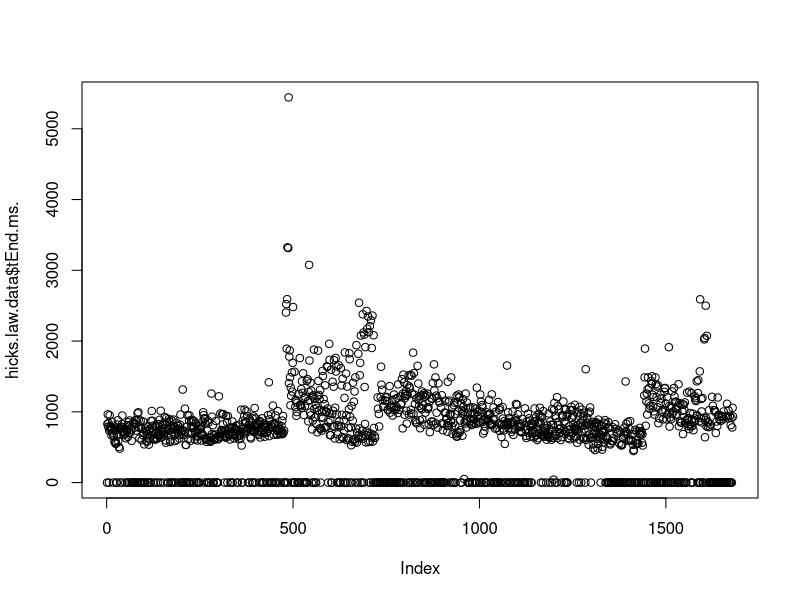
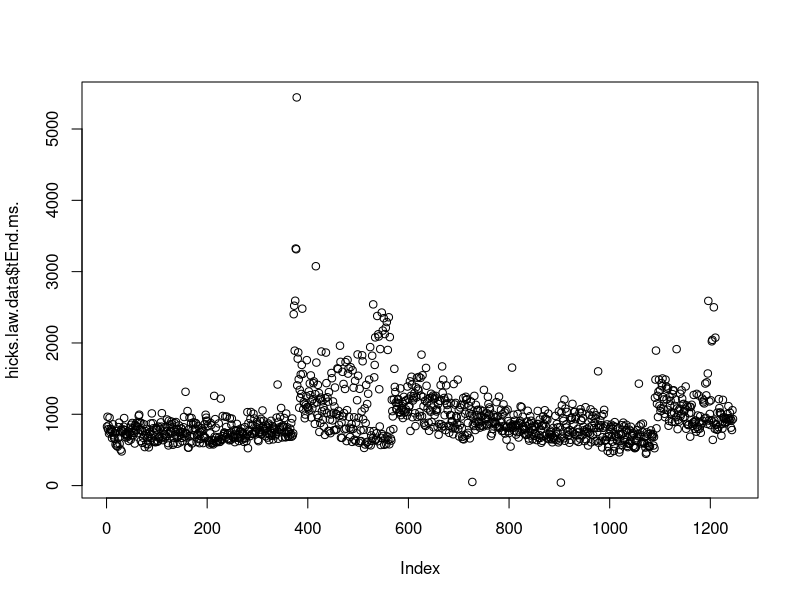
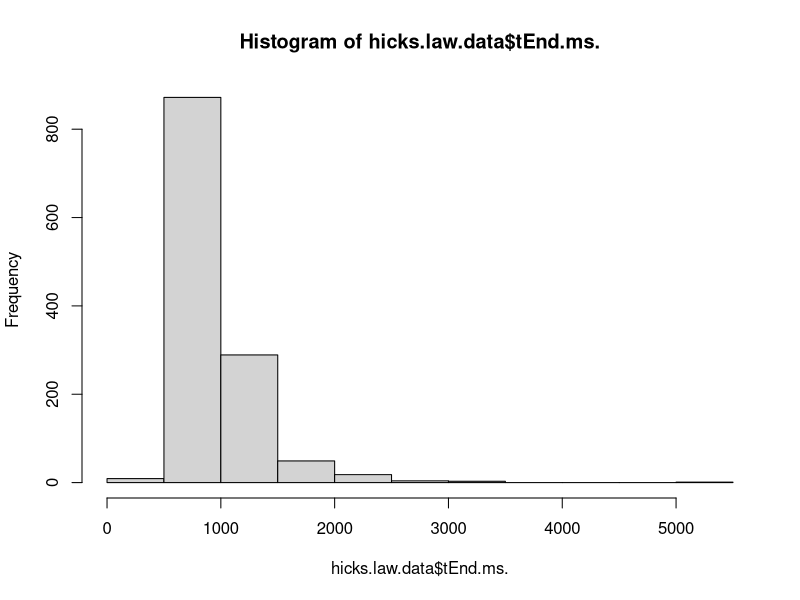
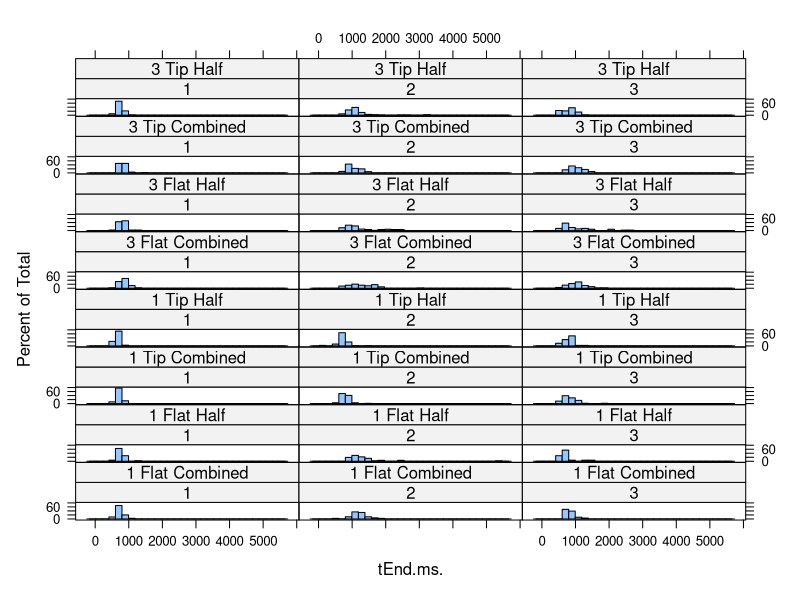
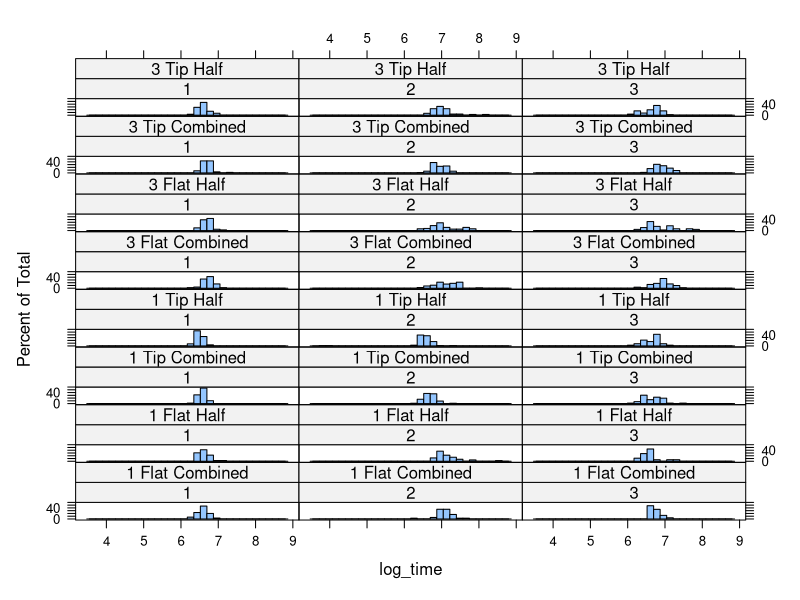
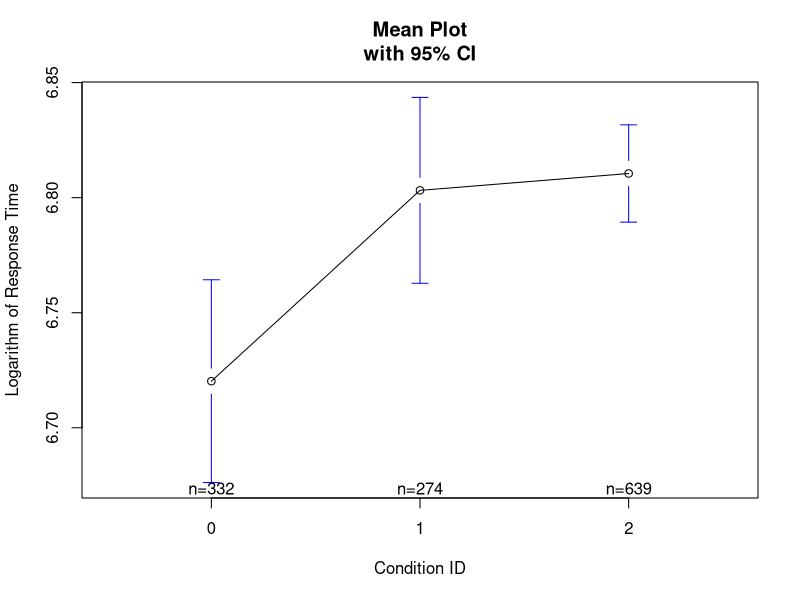
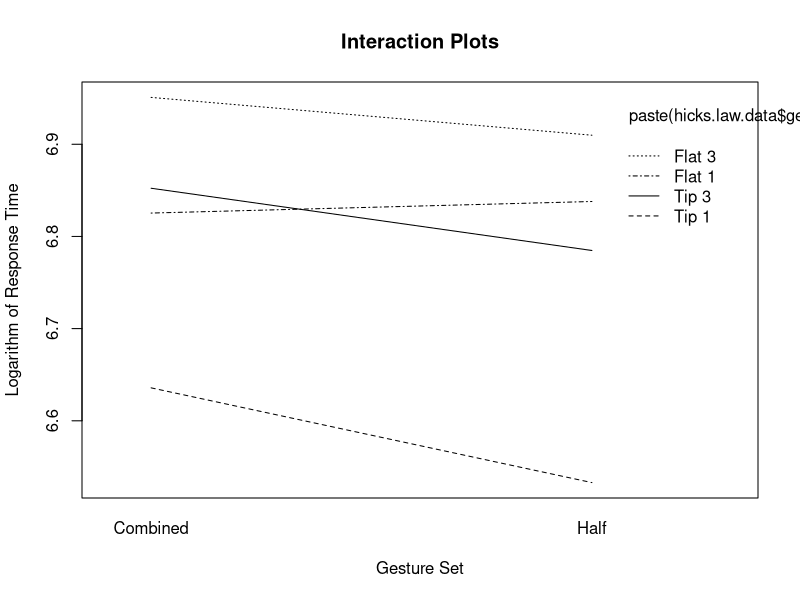

Generate these figures, in order, with R:
#
# FIT R Bootcamp
# Follow-along script
#
# Author: Oliver Schneider oliver.schneider@hpi.de
#

###########################
#
# PART 1 - Data Wrangling
#
###########################


#
# import data
#

# read in data
hicks.law.data <- read.table("data/combined.txt", sep="\t", header=T);

# help
help(hicks.law.data)

# calculate mean
mean(hicks.law.data$partiID)

# confirm type
class(hicks.law.data$partiID)
hicks.law.data$partiID <- factor(hicks.law.data$partiID);
class(hicks.law.data$partiID)
mean(hicks.law.data$partiID)



#
# plot data
#

# plot raw data
plot(hicks.law.data$tEnd.ms.)


#
# transform data
#

# remove time=0
hicks.law.data <- hicks.law.data[hicks.law.data$tEnd.ms.!=0,]
plot(hicks.law.data$tEnd.ms.)

# plot histogram
hist(hicks.law.data$tEnd.ms.)

# group for plotting
hicks.law.data$plot.group <- paste(hicks.law.data$fNmb,
                                   hicks.law.data$gesture,
                                   hicks.law.data$gestureSet);


# plot histogram by group
library(lattice);
histogram(~tEnd.ms. | partiID*plot.group,
          nint=30, data = hicks.law.data)


# log transform and normality plots
hicks.law.data$log_time <- log(hicks.law.data$tEnd.ms.);
histogram(~log_time | partiID*plot.group,
          nint=30, data = hicks.law.data)






###########################
#
# PART 2 - Analysis
#
###########################



#
# plot results
#

#plot means and standard error
# install.packages("gplots");
library(gplots);
plotmeans(log_time~condiID, data=hicks.law.data,
          xlab="Condition ID",
          ylab="Logarithm of Response Time",
          main="Mean Plot\nwith 95% CI");


#
# anova
#

# fit anova (analysis of variance = aov)
fit <- aov(	log_time ~ gestureSet*gesture*fNmb + partiID,
            data = hicks.law.data);

#use Type III SS and F Tests
drop1(fit, ~., test="F")



#
# post-hoc analysis
#

# Bonferroni corrected multiple comparison
pairwise.t.test(
  hicks.law.data$log_time,                 
  paste(hicks.law.data$gestureSet,
        hicks.law.data$gesture,
        hicks.law.data$fNmb),
  alternative="two.sided",
  p.adjust.method = "bonf")


# interaction plots
interaction.plot(	response=hicks.law.data$log_time,
                  x.factor=hicks.law.data$gestureSet,
                  trace.factor=paste(hicks.law.data$gesture,
                                     hicks.law.data$fNmb),
                  ylab="Logarithm of Response Time",
                  xlab="Gesture Set",
                  main="Interaction Plots");
